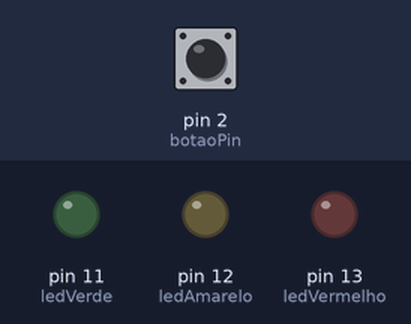
This sketch was run on a simulated Arduino Uno, built with avr-gcc and run on an emulated ATmega328P. Shown: output pins drawn as LEDs (lit = HIGH). The test bench sets the inputs (shaded band); at power-on: pin 2 (botaoPin) HIGH.

Above: at 1.2 s.
1.3 s: pin 2 (botaoPin) pulled LOW for 0.15 s
At 1.7 s:
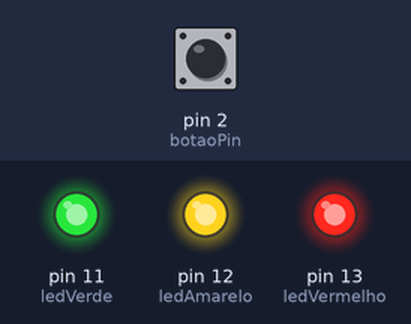
2.9 s: pin 2 (botaoPin) pulled LOW for 1 s
At 4.1 s:
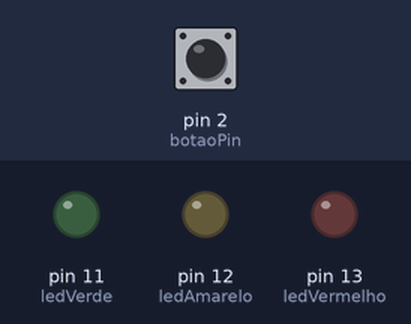
5.4 s: pin 2 (botaoPin) pulled LOW for 3.2 s
At 6.0 s:
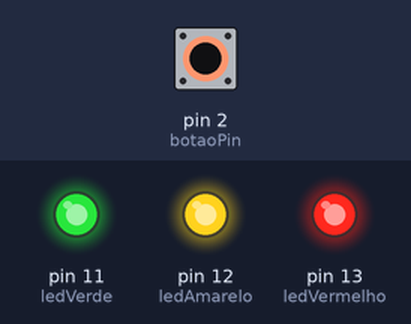
Timing chart, 0 to 8.4 s (numbered marks = the images above; inputs shaded):
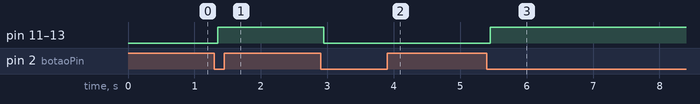

Measured:
- after the input at 1.3 s, pin 11 (ledVerde), pin 12 (ledAmarelo), pin 13 (ledVermelho): LOW → HIGH after 0.05 s
- after the input at 2.9 s, pin 11 (ledVerde), pin 12 (ledAmarelo), pin 13 (ledVermelho): HIGH → LOW after 0.05 s
- after the input at 5.4 s, pin 11 (ledVerde), pin 12 (ledAmarelo), pin 13 (ledVermelho): LOW → HIGH after 0.05 s

The sketch:

sketch.ino
```cpp
const int ledVermelho = 13;
const int ledAmarelo = 12;
const int ledVerde = 11;

const int botaoPin = 2;

int estadoBotao = 0;
int estadoAnteriorBotao = 0;
bool ledLigado = false;

void setup() {
  pinMode(ledVermelho, OUTPUT);
  pinMode(ledAmarelo, OUTPUT);
  pinMode(ledVerde, OUTPUT);

  pinMode(botaoPin, INPUT_PULLUP);
}

void loop() {
  estadoBotao = digitalRead(botaoPin);

  if (estadoBotao == LOW && estadoAnteriorBotao == HIGH) {
    delay(50);

    ledLigado = !ledLigado;

    if (ledLigado) {
      digitalWrite(ledVermelho, HIGH);
      digitalWrite(ledAmarelo, HIGH);
      digitalWrite(ledVerde, HIGH);
    } else {
      digitalWrite(ledVermelho, LOW);
      digitalWrite(ledAmarelo, LOW);
      digitalWrite(ledVerde, LOW);
    }
  }

  estadoAnteriorBotao = estadoBotao;
}
```
